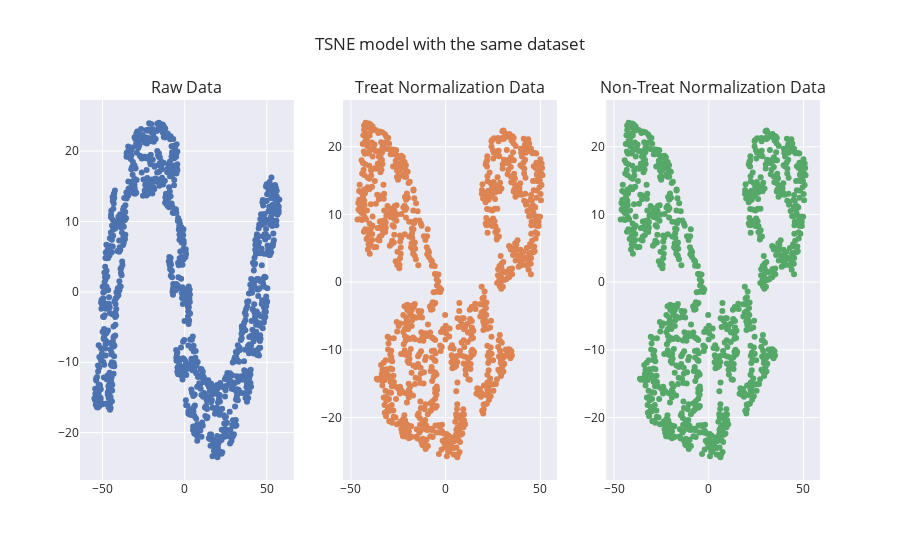

The notebook cell this image was saved under:
### Code cell
fig = make_subplots(
    rows = 1, cols = 3,
    subplot_titles=('Raw Data', 'Treat Normalization Data', 'Non-Treat Normalization Data')
)

X = [x1,x2,x3]
Y = [y1,y2,y3]

for index in range(3):
    fig.add_trace(
        go.Scatter(x = X[index], y = Y[index], mode = 'markers'), row = 1, col = index + 1
        )

fig.update_layout(showlegend = False, title = {'text': 'TSNE model with the same dataset'},
                    template = 'seaborn')

fig.show()

### Figure 1 — Plotly figure (JSON) as saved in the notebook; plotly's stock layout.template omitted (floating-point values rounded to 4 significant figures; data arrays with more than 128 entries replaced by an {"elided": "..."} marker saying what was removed)
{"data": [{"mode": "markers", "type": "scatter", "x": {"elided": "1000 float values"}, "xaxis": "x", "y": {"elided": "1000 float values"}, "yaxis": "y"}, {"mode": "markers", "type": "scatter", "x": {"elided": "1000 float values"}, "xaxis": "x2", "y": {"elided": "1000 float values"}, "yaxis": "y2"}, {"mode": "markers", "type": "scatter", "x": {"elided": "1000 float values"}, "xaxis": "x3", "y": {"elided": "1000 float values"}, "yaxis": "y3"}], "layout": {"annotations": [{"font": {"size": 16}, "showarrow": false, "text": "Raw Data", "x": 0.1444, "xanchor": "center", "xref": "paper", "y": 1, "yanchor": "bottom", "yref": "paper"}, {"font": {"size": 16}, "showarrow": false, "text": "Treat Normalization Data", "x": 0.5, "xanchor": "center", "xref": "paper", "y": 1, "yanchor": "bottom", "yref": "paper"}, {"font": {"size": 16}, "showarrow": false, "text": "Non-Treat Normalization Data", "x": 0.8556, "xanchor": "center", "xref": "paper", "y": 1, "yanchor": "bottom", "yref": "paper"}], "showlegend": false, "title": {"text": "TSNE model with the same dataset"}, "xaxis": {"anchor": "y", "domain": [0, 0.2889]}, "xaxis2": {"anchor": "y2", "domain": [0.3556, 0.6444]}, "xaxis3": {"anchor": "y3", "domain": [0.7111, 1]}, "yaxis": {"anchor": "x", "domain": [0, 1]}, "yaxis2": {"anchor": "x2", "domain": [0, 1]}, "yaxis3": {"anchor": "x3", "domain": [0, 1]}}}
